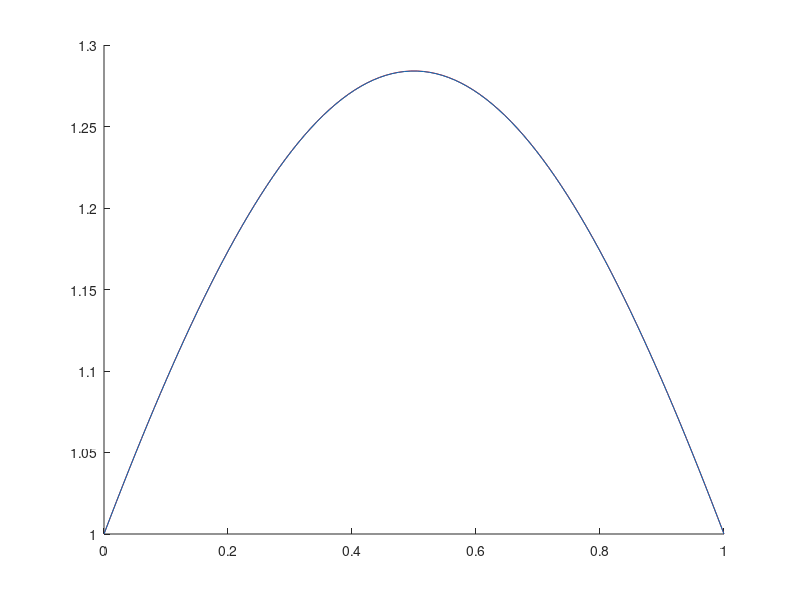
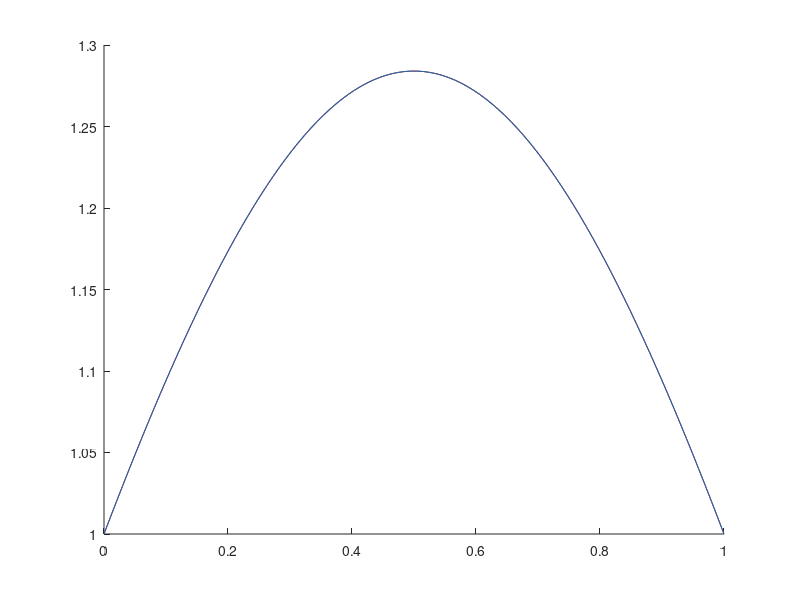
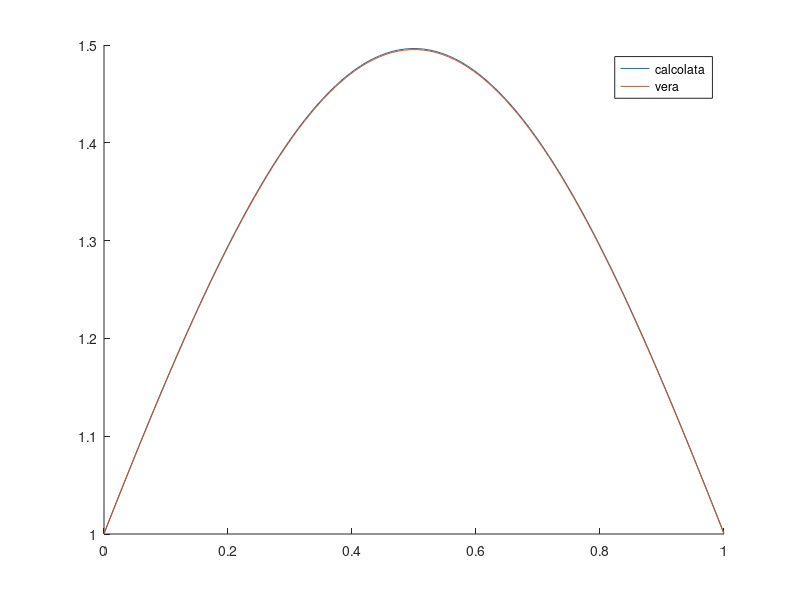

These figures' MATLAB source, in order:
%% 1 differenze finite
% errore: h dovevi mettere N-1 e non N

clc
clear
close all


mu = 1;

BC = [1 -1];

a = 0;
b = 1;

N =100;

% h deve essere N-1 perché N è il numero di nodi, non il numero di intervalli
h = (b-a)/(N-1)

x = linspace(a,b,N)';

uni = ones(N,1);
d = 2*mu/h^2*uni;
d(1) = d(1)/2;
d(end) = d(end)/2;

% un elemento in più lasciato apposta per spdiags
d1 = mu/h^2 * -uni;

A_mio = spdiags([d, d1, d1], [0 1 -1], N, N);

gamma_f = @(x) (1-2.*x).^2-2; 
A_richiamo = spdiags([gamma_f(x)], 0, N, N);

% dobbiamo dividere per due perché abbiamo diviso per due A per neumann
A_richiamo(1) = A_richiamo(1)/2;
A_richiamo(end) = A_richiamo(end)/2;


b = zeros(N,1);
b(1) = b(1) - BC(1)/h;
b(end) = b(end) + BC(end)/h;

u = (A_mio+A_richiamo)\b;

figure
hold on

plot(x,u, "r")

u_esatta = @(x) exp(x-x.^2);

plot(x, u_esatta(x))


%% elementi finiti
% errori:
% non usato xmedi per dgamma
% 
close all

gamma_f = @(x) (1-2.*x).^2-2; 
mu = 1;

BC = [1 -1];

a = 0;
b = 1;

N =100;


% h deve essere N-1 perché N è il numero di nodi, non il numero di intervalli
h = (b-a)/(N-1);
x = linspace(a,b,N)';
uni = ones(N,1);
d = 2*mu/h*uni;
d(1) = d(1)/2;
d(end) = d(end)/2;

d1 = -mu/h*uni;


A = spdiags([d, d1, d1], [0 1 -1], N, N);

b = zeros(N,1) + 2*h;

b(1) = h/2 - BC(1);
b(end) = h/2 + BC(2);
xMedi = (x(2:end) + x(1:end-1))/2;

dgamma = 1/3 * (gamma_f(xMedi(1:end-1)) + gamma_f(xMedi(2:end)))*h;
dgamma = [gamma_f(xMedi(1))/3*h; dgamma; gamma_f(xMedi(end))*h/3];


dgamma1 = 1/6 * gamma_f(xMedi(1:end)) *h;

A_gamma = spdiags([dgamma, [0;dgamma1], [dgamma1;0]], [0 1 -1], N, N);

b = zeros(N, 1);

b(1) = b(1) * h/2 - BC(1);
b(end) = b(end) * h/2 + BC(2);



u = (A+A_gamma)\b;
figure
hold on

plot(x,u, "r")

u_esatta = @(x) exp(x-x.^2);

plot(x, u_esatta(x))


%% 2
% errore: !! h = b-a, non a-b

close all

a = 0;
b = 1;
% metto 100 nodi
N = 100;
BC = [log(5) -log(5)];
mu = 1;

fgamma = @(x) (1-2.*x).^2.*log(5)^2 - 2.*log(5);

% N-1 perché con 100 nodi ho 99 intervalli
h = (b-a)/(N-1);
x = linspace(a, b, N)';
uni = ones(N,1);

% d = mu/h + mu/h
d = 2*mu/h.*uni;
d(1) = d(1)/2;
d(end) = d(end)/2;

% c'è un elemento in più per spdiags
d1 = -mu/h.*uni;

A = spdiags([d, d1, d1], [0 1 -1], N, N);

xMedi = (x(1:end-1) + x(2:end))/2;

dgamma = 1/3 * (fgamma(xMedi(1:end-1)) + fgamma(xMedi(2:end)))*h;
dgamma = [h/6*fgamma(xMedi(1)); dgamma; h/6*fgamma(xMedi(end))];
dgamma_1 = h/6 * fgamma(xMedi);


A_gamma = spdiags([dgamma [0; dgamma_1] [dgamma_1; 0]], [0 1 -1], N, N);

b = zeros(N,1);

b(1) = b(1)*h/2 - BC(1);
b(end) = b(end)*h/2 + BC(2);



u = (A+A_gamma)\b;

figure
hold on
plot(x,u)

u_vera = @(x) 5.^(x-x.^2);

plot(x, u_vera(x))

legend("calcolata", "vera")

%% 3 -- videlezione 16/12

clc
clear
close all


a = 0;
b = 1;
T = 10;
BC = [0 1];
rho = 1;
f = @(t) 1+t.^2;
mu = 5;

f_u0 = @(x) x.^2;

Tf = 1;
T0 = 0;

% nodi interni
N = 100;
% metto h variabile
x = [0; sort(rand(N,1)); 1];
h = diff(x);

% non ci sono coefficienti variabili né per matrice rigidezza né quella di
% massa

% abbiamo dirichlet agli estremi, quindi non si considerano i nodi esterni
Ndof = N;

d = mu*(1./h(1:end-1) + 1./h(2:end));

d1 = - mu./h(2:end-1); 

A = spdiags([d, [0; d1], [d1; 0]], [0 1 -1], N, N);

% matrice di massa (quella davanti al tempo) -> rho * (h/3 + h/3)
dM = rho * (h(1:end-1)/3 + h(2:end)/3);

% codiag è rho*h/6
d1M =rho * h(2:end-1)/6;

M = spdiags([dM, [0; d1M], [d1M; 0]], [0 1 -1], N, N);

% condizioni iniziali

% valutazione della funzione al tempo t = 0, per tutte le x
% devo togliere il primo e l'ultimo elemento perché sono esterni e li so già
U0 = f_u0(x(2:end-1));

% termine noto (dipenderà ancora dal tempo, che si lascia come variabile)
% la prima parte è formula quadratura dei trapezi solita

% tra quadrate c'è contributo dirichlet (lo zeros dentro le quadrate è per
% non andare a cambiare nulla nei nodi interni, ma ci serve perché le
% parentesi quadrate devono essere un vettore completo
b = @(t) f(t)/2 * (h(1:end-1) + h(2:end)) + [mu*BC(1)/h(1); zeros(N-2, 1); mu*BC(2)/h(end)];


% sono in questa situazione:

% M*u' + A*u = q
% u' = (q-A*u)*M^-1
% u' = M\(q-A*u)

% per EE deltaT < 2 / (max(abs(eig(M\A)))

dt = 2/max(abs(eigs(M\A)));


% Si fa EI:
% u' = M\(q-A*u)
% u+1 = u + u'
% u+1 = u + h*(q-A*u+1)*M^-1
% u+1*(M + A*h) = u*M + hq

% u+1 * matrice = tn

dt = 0.1;
Nstep = (Tf-T0)/dt;
T(1) = T0;
matrice = M+A*dt;
U = U0;
for k = 1:Nstep
    T(end+1) = T(end) + dt;
    tn = M*U(:,end)+dt*b(T(k+1));

    U(:,end+1) = matrice\tn;

end
% devo aggiungere dirichlet alla fine, che deve essere l'ultima x di tutti
% i vari tempi
U = [U; BC(2) * ones(size(U,2))];
% U -> sulle righe varia x, su colonne varia t






